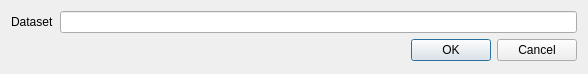
<?xml version="1.0" encoding="UTF-8"?>
<ui version="4.0">
 <class>EditCommandDialog</class>
 <widget class="QDialog" name="EditCommandDialog">
  <property name="geometry">
   <rect>
    <x>0</x>
    <y>0</y>
    <width>588</width>
    <height>74</height>
   </rect>
  </property>
  <property name="windowTitle">
   <string>Edit command</string>
  </property>
  <layout class="QGridLayout" name="gridLayout">
   <item row="0" column="0">
    <widget class="QLabel" name="description_label">
     <property name="text">
      <string>Dataset</string>
     </property>
     <property name="openExternalLinks">
      <bool>true</bool>
     </property>
    </widget>
   </item>
   <item row="0" column="1">
    <widget class="QLineEdit" name="basket_line_edit"/>
   </item>
   <item row="1" column="0" colspan="2">
    <widget class="QDialogButtonBox" name="button_box">
     <property name="orientation">
      <enum>Qt::Horizontal</enum>
     </property>
     <property name="standardButtons">
      <set>QDialogButtonBox::Cancel|QDialogButtonBox::Ok</set>
     </property>
    </widget>
   </item>
  </layout>
 </widget>
 <tabstops>
  <tabstop>button_box</tabstop>
 </tabstops>
 <resources/>
 <connections>
  <connection>
   <sender>button_box</sender>
   <signal>accepted()</signal>
   <receiver>EditCommandDialog</receiver>
   <slot>accept()</slot>
   <hints>
    <hint type="sourcelabel">
     <x>248</x>
     <y>254</y>
    </hint>
    <hint type="destinationlabel">
     <x>157</x>
     <y>274</y>
    </hint>
   </hints>
  </connection>
  <connection>
   <sender>button_box</sender>
   <signal>rejected()</signal>
   <receiver>EditCommandDialog</receiver>
   <slot>reject()</slot>
   <hints>
    <hint type="sourcelabel">
     <x>316</x>
     <y>260</y>
    </hint>
    <hint type="destinationlabel">
     <x>286</x>
     <y>274</y>
    </hint>
   </hints>
  </connection>
 </connections>
</ui>
